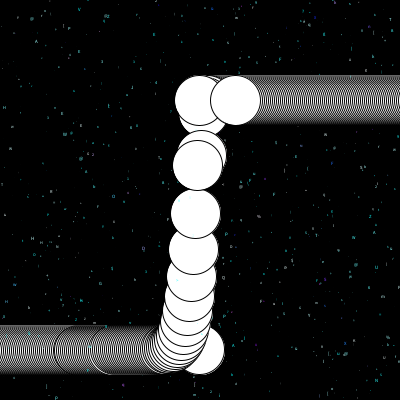
Frame 1 (no input)
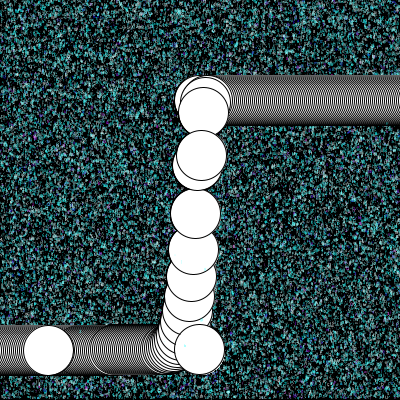
Frame 60 (the mouse pressed at the canvas centre just before this capture)
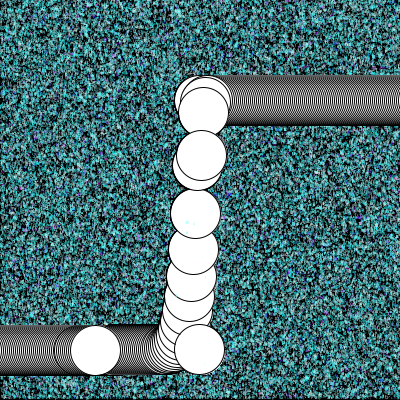
Frame 120 (the mouse held since frame 60 and released just before this capture)

The Processing sketch that drew these frames (run headless with seeded random() and noise(); from frame 60 on, the mouse is pressed at the canvas centre):

// Processing sketch: processing_75121
// ── processing_75121.pde


float beginX = 0.0;
float beginY = 350.0;
float endX = 200.0;
float endY = 100.0;
float distX;
float distY;
float exponent = 30.0;
float x = 0.0;
float y = 0.0;
float step = 0.01;
float pct = 0.0;

int direction = 1;


int _x, _y, _wi, _hi;
color _c;


void setup(){
  background(0);
  smooth();
size(400,400);
_x = width/2;
_y = height/2;

_wi = width/4;
_hi = _wi*3;

_c = color(255);

  distX = endX - beginX;
  distY = endY - beginY;

}



void draw(){
  for(int i=0; i<1000; i++){
    _c= color(random(256), i*2.5, 255, 255);
    char letter=(( char) int(random(35,120)));
  letter(int(random(width)), int(random(height)), 5, 10, _c, letter);
 
  pct += step * direction;
  if ((pct > 1.0) || (pct < 0.0)) {
    direction = direction * -1;
  }
  if (direction == 1) {
    x = beginX = (pct * distX);
    float e = pow(pct, exponent);
    y = beginY + (e * distY);
  } else {
      x = beginX + (pct * distX);
      float e = pow(1.0-pct, exponent*5);
      y = beginY + (e * -distY) + distY;
    }
    fill(255);
    ellipse(x,y,50 ,50);
  }
}




void letter(int x, int y, int wi, int hi, color c, char l) {
smooth();
fill(_c);
text(l, x, y);
textSize(random(5));
}
